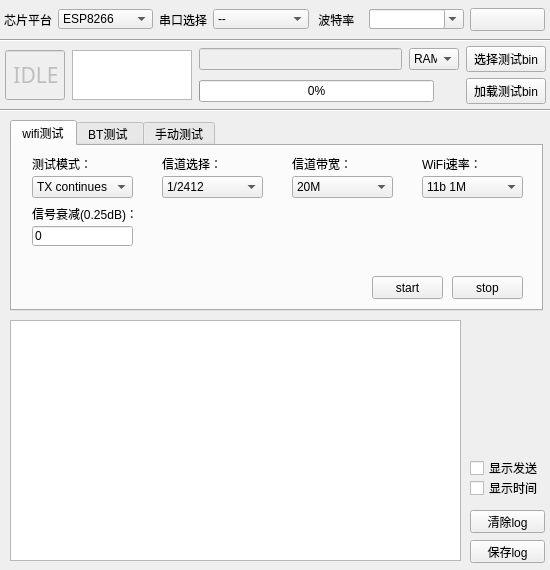
<?xml version="1.0" encoding="UTF-8"?>
<ui version="4.0">
 <class>EspRFtestTool</class>
 <widget class="QWidget" name="EspRFtestTool">
  <property name="geometry">
   <rect>
    <x>0</x>
    <y>0</y>
    <width>550</width>
    <height>570</height>
   </rect>
  </property>
  <property name="sizePolicy">
   <sizepolicy hsizetype="Preferred" vsizetype="Preferred">
    <horstretch>0</horstretch>
    <verstretch>0</verstretch>
   </sizepolicy>
  </property>
  <property name="minimumSize">
   <size>
    <width>550</width>
    <height>560</height>
   </size>
  </property>
  <property name="maximumSize">
   <size>
    <width>550</width>
    <height>570</height>
   </size>
  </property>
  <property name="windowTitle">
   <string>EspRFtestTool</string>
  </property>
  <property name="windowIcon">
   <iconset>
    <normaloff>image/esplogo.png</normaloff>image/esplogo.png</iconset>
  </property>
  <widget class="QTextBrowser" name="tbSerial">
   <property name="geometry">
    <rect>
     <x>10</x>
     <y>320</y>
     <width>451</width>
     <height>241</height>
    </rect>
   </property>
   <property name="sizePolicy">
    <sizepolicy hsizetype="Expanding" vsizetype="Expanding">
     <horstretch>0</horstretch>
     <verstretch>200</verstretch>
    </sizepolicy>
   </property>
  </widget>
  <widget class="Line" name="line">
   <property name="geometry">
    <rect>
     <x>-3</x>
     <y>30</y>
     <width>611</width>
     <height>20</height>
    </rect>
   </property>
   <property name="orientation">
    <enum>Qt::Horizontal</enum>
   </property>
  </widget>
  <widget class="Line" name="line_2">
   <property name="geometry">
    <rect>
     <x>0</x>
     <y>100</y>
     <width>911</width>
     <height>20</height>
    </rect>
   </property>
   <property name="orientation">
    <enum>Qt::Horizontal</enum>
   </property>
  </widget>
  <widget class="QWidget" name="verticalLayoutWidget">
   <property name="geometry">
    <rect>
     <x>0</x>
     <y>40</y>
     <width>551</width>
     <height>71</height>
    </rect>
   </property>
   <layout class="QVBoxLayout" name="verticalLayout_11">
    <property name="spacing">
     <number>0</number>
    </property>
    <property name="leftMargin">
     <number>5</number>
    </property>
    <property name="rightMargin">
     <number>5</number>
    </property>
    <item>
     <layout class="QGridLayout" name="gridLayout_4">
      <property name="leftMargin">
       <number>0</number>
      </property>
      <property name="verticalSpacing">
       <number>6</number>
      </property>
      <item row="0" column="11">
       <widget class="QPushButton" name="pbOpenFile">
        <property name="sizePolicy">
         <sizepolicy hsizetype="Fixed" vsizetype="Fixed">
          <horstretch>0</horstretch>
          <verstretch>0</verstretch>
         </sizepolicy>
        </property>
        <property name="text">
         <string>选择测试bin</string>
        </property>
       </widget>
      </item>
      <item row="0" column="1" rowspan="2">
       <widget class="QLineEdit" name="leStatus">
        <property name="enabled">
         <bool>false</bool>
        </property>
        <property name="sizePolicy">
         <sizepolicy hsizetype="Fixed" vsizetype="Fixed">
          <horstretch>0</horstretch>
          <verstretch>0</verstretch>
         </sizepolicy>
        </property>
        <property name="minimumSize">
         <size>
          <width>60</width>
          <height>50</height>
         </size>
        </property>
        <property name="maximumSize">
         <size>
          <width>60</width>
          <height>50</height>
         </size>
        </property>
        <property name="font">
         <font>
          <family>Bauhaus 93</family>
          <pointsize>16</pointsize>
         </font>
        </property>
        <property name="layoutDirection">
         <enum>Qt::LeftToRight</enum>
        </property>
        <property name="autoFillBackground">
         <bool>true</bool>
        </property>
        <property name="text">
         <string notr="true"> IDLE</string>
        </property>
       </widget>
      </item>
      <item row="1" column="11">
       <widget class="QPushButton" name="pbLoadBin">
        <property name="sizePolicy">
         <sizepolicy hsizetype="Fixed" vsizetype="Fixed">
          <horstretch>0</horstretch>
          <verstretch>0</verstretch>
         </sizepolicy>
        </property>
        <property name="text">
         <string>加载测试bin</string>
        </property>
       </widget>
      </item>
      <item row="0" column="2">
       <widget class="QLabel" name="label_10">
        <property name="text">
         <string/>
        </property>
       </widget>
      </item>
      <item row="1" column="10">
       <widget class="QLabel" name="label_23">
        <property name="text">
         <string/>
        </property>
       </widget>
      </item>
      <item row="0" column="6">
       <widget class="QLineEdit" name="leFilePath">
        <property name="enabled">
         <bool>false</bool>
        </property>
       </widget>
      </item>
      <item row="0" column="4" rowspan="2">
       <widget class="QTextEdit" name="teChipInfo">
        <property name="maximumSize">
         <size>
          <width>120</width>
          <height>50</height>
         </size>
        </property>
       </widget>
      </item>
      <item row="0" column="5">
       <widget class="QLabel" name="label_20">
        <property name="text">
         <string/>
        </property>
       </widget>
      </item>
      <item row="0" column="8" colspan="2">
       <widget class="QComboBox" name="cbLoadType">
        <property name="minimumSize">
         <size>
          <width>20</width>
          <height>0</height>
         </size>
        </property>
        <property name="maximumSize">
         <size>
          <width>50</width>
          <height>16777215</height>
         </size>
        </property>
        <item>
         <property name="text">
          <string>RAM</string>
         </property>
        </item>
        <item>
         <property name="text">
          <string>Flash</string>
         </property>
        </item>
       </widget>
      </item>
      <item row="1" column="9">
       <widget class="QLabel" name="label_24">
        <property name="text">
         <string/>
        </property>
       </widget>
      </item>
      <item row="1" column="6" colspan="3">
       <widget class="QProgressBar" name="prbLoad">
        <property name="value">
         <number>0</number>
        </property>
       </widget>
      </item>
      <item row="0" column="7">
       <widget class="QLabel" name="label_25">
        <property name="text">
         <string/>
        </property>
       </widget>
      </item>
     </layout>
    </item>
   </layout>
  </widget>
  <widget class="QTabWidget" name="twTestPanel">
   <property name="enabled">
    <bool>true</bool>
   </property>
   <property name="geometry">
    <rect>
     <x>10</x>
     <y>120</y>
     <width>533</width>
     <height>191</height>
    </rect>
   </property>
   <property name="currentIndex">
    <number>0</number>
   </property>
   <widget class="QWidget" name="tabWF">
    <attribute name="title">
     <string>wifi测试</string>
    </attribute>
    <widget class="QComboBox" name="cbWFTestMode">
     <property name="geometry">
      <rect>
       <x>20</x>
       <y>30</y>
       <width>101</width>
       <height>22</height>
      </rect>
     </property>
     <item>
      <property name="text">
       <string>TX continues</string>
      </property>
     </item>
     <item>
      <property name="text">
       <string>TX packet</string>
      </property>
     </item>
     <item>
      <property name="text">
       <string>RX packet</string>
      </property>
     </item>
     <item>
      <property name="text">
       <string>TX tone</string>
      </property>
     </item>
    </widget>
    <widget class="QLabel" name="label_4">
     <property name="geometry">
      <rect>
       <x>20</x>
       <y>10</y>
       <width>101</width>
       <height>16</height>
      </rect>
     </property>
     <property name="text">
      <string>测试模式：</string>
     </property>
    </widget>
    <widget class="QLabel" name="label_5">
     <property name="geometry">
      <rect>
       <x>20</x>
       <y>60</y>
       <width>101</width>
       <height>16</height>
      </rect>
     </property>
     <property name="text">
      <string>信号衰减(0.25dB)：</string>
     </property>
    </widget>
    <widget class="QLineEdit" name="leWFAtten">
     <property name="geometry">
      <rect>
       <x>20</x>
       <y>80</y>
       <width>101</width>
       <height>20</height>
      </rect>
     </property>
     <property name="text">
      <string>0</string>
     </property>
    </widget>
    <widget class="QComboBox" name="cbWFDataRate">
     <property name="geometry">
      <rect>
       <x>410</x>
       <y>30</y>
       <width>101</width>
       <height>22</height>
      </rect>
     </property>
     <item>
      <property name="text">
       <string>11b 1M</string>
      </property>
     </item>
     <item>
      <property name="text">
       <string>11b 2M</string>
      </property>
     </item>
     <item>
      <property name="text">
       <string>11b 5.5M</string>
      </property>
     </item>
     <item>
      <property name="text">
       <string>11b 11M</string>
      </property>
     </item>
     <item>
      <property name="text">
       <string>11g 6M</string>
      </property>
     </item>
     <item>
      <property name="text">
       <string>11g 9M</string>
      </property>
     </item>
     <item>
      <property name="text">
       <string>11g 12M</string>
      </property>
     </item>
     <item>
      <property name="text">
       <string>11g 18M</string>
      </property>
     </item>
     <item>
      <property name="text">
       <string>11g 24M</string>
      </property>
     </item>
     <item>
      <property name="text">
       <string>11g 36M</string>
      </property>
     </item>
     <item>
      <property name="text">
       <string>11g 48M</string>
      </property>
     </item>
     <item>
      <property name="text">
       <string>11g 54M</string>
      </property>
     </item>
     <item>
      <property name="text">
       <string>11n MCS0</string>
      </property>
     </item>
     <item>
      <property name="text">
       <string>11n MCS1</string>
      </property>
     </item>
     <item>
      <property name="text">
       <string>11n MCS2</string>
      </property>
     </item>
     <item>
      <property name="text">
       <string>11n MCS3</string>
      </property>
     </item>
     <item>
      <property name="text">
       <string>11n MCS4</string>
      </property>
     </item>
     <item>
      <property name="text">
       <string>11n MCS5</string>
      </property>
     </item>
     <item>
      <property name="text">
       <string>11n MCS6</string>
      </property>
     </item>
     <item>
      <property name="text">
       <string>11n MCS7</string>
      </property>
     </item>
    </widget>
    <widget class="QLabel" name="label_6">
     <property name="geometry">
      <rect>
       <x>410</x>
       <y>10</y>
       <width>101</width>
       <height>16</height>
      </rect>
     </property>
     <property name="text">
      <string>WiFi速率：</string>
     </property>
    </widget>
    <widget class="QComboBox" name="cbWFChannel">
     <property name="geometry">
      <rect>
       <x>150</x>
       <y>30</y>
       <width>101</width>
       <height>22</height>
      </rect>
     </property>
     <item>
      <property name="text">
       <string>1/2412</string>
      </property>
     </item>
     <item>
      <property name="text">
       <string>2/2417</string>
      </property>
     </item>
     <item>
      <property name="text">
       <string>3/2422</string>
      </property>
     </item>
     <item>
      <property name="text">
       <string>4/2427</string>
      </property>
     </item>
     <item>
      <property name="text">
       <string>5/2432</string>
      </property>
     </item>
     <item>
      <property name="text">
       <string>6/2437</string>
      </property>
     </item>
     <item>
      <property name="text">
       <string>7/2442</string>
      </property>
     </item>
     <item>
      <property name="text">
       <string>8/2447</string>
      </property>
     </item>
     <item>
      <property name="text">
       <string>9/2452</string>
      </property>
     </item>
     <item>
      <property name="text">
       <string>10/2457</string>
      </property>
     </item>
     <item>
      <property name="text">
       <string>11/2462</string>
      </property>
     </item>
     <item>
      <property name="text">
       <string>12/2467</string>
      </property>
     </item>
     <item>
      <property name="text">
       <string>13/2472</string>
      </property>
     </item>
     <item>
      <property name="text">
       <string>14/2484</string>
      </property>
     </item>
    </widget>
    <widget class="QLabel" name="label_7">
     <property name="geometry">
      <rect>
       <x>150</x>
       <y>10</y>
       <width>101</width>
       <height>16</height>
      </rect>
     </property>
     <property name="text">
      <string>信道选择：</string>
     </property>
    </widget>
    <widget class="QLabel" name="label_8">
     <property name="geometry">
      <rect>
       <x>280</x>
       <y>10</y>
       <width>101</width>
       <height>16</height>
      </rect>
     </property>
     <property name="text">
      <string>信道带宽：</string>
     </property>
    </widget>
    <widget class="QComboBox" name="cbWFBandWidth">
     <property name="geometry">
      <rect>
       <x>280</x>
       <y>30</y>
       <width>101</width>
       <height>22</height>
      </rect>
     </property>
     <item>
      <property name="text">
       <string>20M</string>
      </property>
     </item>
     <item>
      <property name="text">
       <string>40M</string>
      </property>
     </item>
    </widget>
    <widget class="QPushButton" name="pbWFStop">
     <property name="geometry">
      <rect>
       <x>440</x>
       <y>130</y>
       <width>71</width>
       <height>23</height>
      </rect>
     </property>
     <property name="text">
      <string>stop</string>
     </property>
    </widget>
    <widget class="QPushButton" name="pbWFSend">
     <property name="geometry">
      <rect>
       <x>360</x>
       <y>130</y>
       <width>71</width>
       <height>23</height>
      </rect>
     </property>
     <property name="text">
      <string>start</string>
     </property>
    </widget>
   </widget>
   <widget class="QWidget" name="tabBT">
    <attribute name="title">
     <string>BT测试 </string>
    </attribute>
    <widget class="QComboBox" name="cbBTTestMode">
     <property name="geometry">
      <rect>
       <x>20</x>
       <y>30</y>
       <width>101</width>
       <height>22</height>
      </rect>
     </property>
     <item>
      <property name="text">
       <string>classBT TX</string>
      </property>
     </item>
     <item>
      <property name="text">
       <string>classBT RX/BR</string>
      </property>
     </item>
     <item>
      <property name="text">
       <string>classBT RX/EDR</string>
      </property>
     </item>
     <item>
      <property name="text">
       <string>BLE TX</string>
      </property>
     </item>
     <item>
      <property name="text">
       <string>BLE TX Syncw</string>
      </property>
     </item>
     <item>
      <property name="text">
       <string>BLE RX</string>
      </property>
     </item>
     <item>
      <property name="text">
       <string>BT TX tone</string>
      </property>
     </item>
    </widget>
    <widget class="QPushButton" name="pbBTStop">
     <property name="geometry">
      <rect>
       <x>440</x>
       <y>130</y>
       <width>71</width>
       <height>23</height>
      </rect>
     </property>
     <property name="text">
      <string>stop</string>
     </property>
    </widget>
    <widget class="QComboBox" name="cbBTChannel">
     <property name="geometry">
      <rect>
       <x>280</x>
       <y>30</y>
       <width>101</width>
       <height>22</height>
      </rect>
     </property>
    </widget>
    <widget class="QLabel" name="label_9">
     <property name="geometry">
      <rect>
       <x>280</x>
       <y>10</y>
       <width>101</width>
       <height>16</height>
      </rect>
     </property>
     <property name="text">
      <string>信道选择：</string>
     </property>
    </widget>
    <widget class="QLabel" name="lbBTPowerLevel">
     <property name="geometry">
      <rect>
       <x>150</x>
       <y>10</y>
       <width>101</width>
       <height>16</height>
      </rect>
     </property>
     <property name="text">
      <string>功耗等级(dB)：</string>
     </property>
    </widget>
    <widget class="QLabel" name="label_11">
     <property name="geometry">
      <rect>
       <x>20</x>
       <y>10</y>
       <width>101</width>
       <height>16</height>
      </rect>
     </property>
     <property name="text">
      <string>蓝牙测试模式：</string>
     </property>
    </widget>
    <widget class="QLabel" name="label_12">
     <property name="geometry">
      <rect>
       <x>20</x>
       <y>110</y>
       <width>101</width>
       <height>16</height>
      </rect>
     </property>
     <property name="text">
      <string>是否跳频：</string>
     </property>
    </widget>
    <widget class="QComboBox" name="cbBTChanJmp">
     <property name="geometry">
      <rect>
       <x>20</x>
       <y>130</y>
       <width>101</width>
       <height>22</height>
      </rect>
     </property>
     <item>
      <property name="text">
       <string>No</string>
      </property>
     </item>
     <item>
      <property name="text">
       <string>Yes</string>
      </property>
     </item>
    </widget>
    <widget class="QComboBox" name="cbBTDataRate">
     <property name="geometry">
      <rect>
       <x>150</x>
       <y>80</y>
       <width>101</width>
       <height>22</height>
      </rect>
     </property>
     <item>
      <property name="text">
       <string>1M</string>
      </property>
     </item>
     <item>
      <property name="text">
       <string>2M</string>
      </property>
     </item>
     <item>
      <property name="text">
       <string>3M</string>
      </property>
     </item>
    </widget>
    <widget class="QLabel" name="label_13">
     <property name="geometry">
      <rect>
       <x>150</x>
       <y>60</y>
       <width>101</width>
       <height>16</height>
      </rect>
     </property>
     <property name="text">
      <string>调制方式：</string>
     </property>
    </widget>
    <widget class="QComboBox" name="cbBTPowerLevel">
     <property name="geometry">
      <rect>
       <x>150</x>
       <y>30</y>
       <width>101</width>
       <height>22</height>
      </rect>
     </property>
     <item>
      <property name="text">
       <string>0</string>
      </property>
     </item>
     <item>
      <property name="text">
       <string>1</string>
      </property>
     </item>
     <item>
      <property name="text">
       <string>2</string>
      </property>
     </item>
     <item>
      <property name="text">
       <string>3</string>
      </property>
     </item>
     <item>
      <property name="text">
       <string>4</string>
      </property>
     </item>
     <item>
      <property name="text">
       <string>5</string>
      </property>
     </item>
     <item>
      <property name="text">
       <string>6</string>
      </property>
     </item>
     <item>
      <property name="text">
       <string>7</string>
      </property>
     </item>
     <item>
      <property name="text">
       <string>8</string>
      </property>
     </item>
    </widget>
    <widget class="QComboBox" name="cbBTDataType">
     <property name="geometry">
      <rect>
       <x>20</x>
       <y>80</y>
       <width>101</width>
       <height>22</height>
      </rect>
     </property>
     <item>
      <property name="text">
       <string>1010</string>
      </property>
     </item>
     <item>
      <property name="text">
       <string>00001111</string>
      </property>
     </item>
     <item>
      <property name="text">
       <string>prbs9</string>
      </property>
     </item>
    </widget>
    <widget class="QLabel" name="label_14">
     <property name="geometry">
      <rect>
       <x>20</x>
       <y>60</y>
       <width>101</width>
       <height>16</height>
      </rect>
     </property>
     <property name="text">
      <string>Data类型：</string>
     </property>
    </widget>
    <widget class="QLabel" name="label_15">
     <property name="geometry">
      <rect>
       <x>280</x>
       <y>60</y>
       <width>101</width>
       <height>16</height>
      </rect>
     </property>
     <property name="text">
      <string>DH类型：</string>
     </property>
    </widget>
    <widget class="QComboBox" name="cbBTDHType">
     <property name="geometry">
      <rect>
       <x>280</x>
       <y>80</y>
       <width>101</width>
       <height>22</height>
      </rect>
     </property>
     <item>
      <property name="text">
       <string>DH1</string>
      </property>
     </item>
     <item>
      <property name="text">
       <string>DH3</string>
      </property>
     </item>
     <item>
      <property name="text">
       <string>DH5</string>
      </property>
     </item>
    </widget>
    <widget class="QLabel" name="label_16">
     <property name="geometry">
      <rect>
       <x>410</x>
       <y>10</y>
       <width>101</width>
       <height>16</height>
      </rect>
     </property>
     <property name="text">
      <string>负载长度(0~255)：</string>
     </property>
    </widget>
    <widget class="QLineEdit" name="leBTPayload">
     <property name="geometry">
      <rect>
       <x>410</x>
       <y>30</y>
       <width>101</width>
       <height>20</height>
      </rect>
     </property>
     <property name="text">
      <string>0</string>
     </property>
    </widget>
    <widget class="QLabel" name="label_17">
     <property name="geometry">
      <rect>
       <x>410</x>
       <y>60</y>
       <width>101</width>
       <height>16</height>
      </rect>
     </property>
     <property name="text">
      <string>包的身份识别：</string>
     </property>
    </widget>
    <widget class="QComboBox" name="cbBTSyncw">
     <property name="geometry">
      <rect>
       <x>410</x>
       <y>80</y>
       <width>101</width>
       <height>22</height>
      </rect>
     </property>
     <item>
      <property name="text">
       <string>0x71764129</string>
      </property>
     </item>
     <item>
      <property name="text">
       <string>custom</string>
      </property>
     </item>
    </widget>
    <widget class="QLineEdit" name="leSyncw">
     <property name="geometry">
      <rect>
       <x>410</x>
       <y>80</y>
       <width>82</width>
       <height>22</height>
      </rect>
     </property>
    </widget>
    <widget class="QPushButton" name="pbBTSend">
     <property name="geometry">
      <rect>
       <x>360</x>
       <y>130</y>
       <width>71</width>
       <height>23</height>
      </rect>
     </property>
     <property name="text">
      <string>start</string>
     </property>
    </widget>
   </widget>
   <widget class="QWidget" name="tabManul">
    <attribute name="title">
     <string>手动测试</string>
    </attribute>
    <widget class="QGroupBox" name="gbSend">
     <property name="enabled">
      <bool>true</bool>
     </property>
     <property name="geometry">
      <rect>
       <x>0</x>
       <y>0</y>
       <width>531</width>
       <height>181</height>
      </rect>
     </property>
     <property name="title">
      <string notr="true"/>
     </property>
     <widget class="QRadioButton" name="rbSend1">
      <property name="geometry">
       <rect>
        <x>10</x>
        <y>10</y>
        <width>16</width>
        <height>16</height>
       </rect>
      </property>
      <property name="text">
       <string/>
      </property>
     </widget>
     <widget class="QRadioButton" name="rbSend2">
      <property name="geometry">
       <rect>
        <x>10</x>
        <y>40</y>
        <width>16</width>
        <height>16</height>
       </rect>
      </property>
      <property name="text">
       <string/>
      </property>
     </widget>
     <widget class="QRadioButton" name="rbSend3">
      <property name="geometry">
       <rect>
        <x>10</x>
        <y>70</y>
        <width>16</width>
        <height>16</height>
       </rect>
      </property>
      <property name="text">
       <string/>
      </property>
     </widget>
     <widget class="QRadioButton" name="rbSend4">
      <property name="geometry">
       <rect>
        <x>10</x>
        <y>100</y>
        <width>16</width>
        <height>16</height>
       </rect>
      </property>
      <property name="text">
       <string/>
      </property>
     </widget>
     <widget class="QRadioButton" name="rbSend5">
      <property name="geometry">
       <rect>
        <x>10</x>
        <y>130</y>
        <width>16</width>
        <height>16</height>
       </rect>
      </property>
      <property name="text">
       <string/>
      </property>
     </widget>
     <widget class="QRadioButton" name="rbSend6">
      <property name="geometry">
       <rect>
        <x>240</x>
        <y>10</y>
        <width>16</width>
        <height>16</height>
       </rect>
      </property>
      <property name="text">
       <string/>
      </property>
     </widget>
     <widget class="QRadioButton" name="rbSend7">
      <property name="geometry">
       <rect>
        <x>240</x>
        <y>40</y>
        <width>16</width>
        <height>16</height>
       </rect>
      </property>
      <property name="text">
       <string/>
      </property>
     </widget>
     <widget class="QRadioButton" name="rbSend8">
      <property name="geometry">
       <rect>
        <x>240</x>
        <y>70</y>
        <width>16</width>
        <height>16</height>
       </rect>
      </property>
      <property name="text">
       <string/>
      </property>
     </widget>
     <widget class="QLineEdit" name="leSend1">
      <property name="geometry">
       <rect>
        <x>30</x>
        <y>10</y>
        <width>191</width>
        <height>20</height>
       </rect>
      </property>
     </widget>
     <widget class="QLineEdit" name="leSend2">
      <property name="geometry">
       <rect>
        <x>30</x>
        <y>40</y>
        <width>191</width>
        <height>20</height>
       </rect>
      </property>
     </widget>
     <widget class="QLineEdit" name="leSend3">
      <property name="geometry">
       <rect>
        <x>30</x>
        <y>70</y>
        <width>191</width>
        <height>20</height>
       </rect>
      </property>
     </widget>
     <widget class="QLineEdit" name="leSend4">
      <property name="geometry">
       <rect>
        <x>30</x>
        <y>100</y>
        <width>191</width>
        <height>20</height>
       </rect>
      </property>
     </widget>
     <widget class="QLineEdit" name="leSend7">
      <property name="geometry">
       <rect>
        <x>260</x>
        <y>40</y>
        <width>191</width>
        <height>20</height>
       </rect>
      </property>
     </widget>
     <widget class="QLineEdit" name="leSend8">
      <property name="geometry">
       <rect>
        <x>260</x>
        <y>70</y>
        <width>191</width>
        <height>20</height>
       </rect>
      </property>
     </widget>
     <widget class="QLineEdit" name="leSend6">
      <property name="geometry">
       <rect>
        <x>260</x>
        <y>10</y>
        <width>191</width>
        <height>20</height>
       </rect>
      </property>
     </widget>
     <widget class="QLineEdit" name="leSend5">
      <property name="geometry">
       <rect>
        <x>30</x>
        <y>130</y>
        <width>191</width>
        <height>20</height>
       </rect>
      </property>
     </widget>
     <widget class="QRadioButton" name="rbSend9">
      <property name="geometry">
       <rect>
        <x>240</x>
        <y>100</y>
        <width>16</width>
        <height>16</height>
       </rect>
      </property>
      <property name="text">
       <string/>
      </property>
     </widget>
     <widget class="QLineEdit" name="leSend9">
      <property name="geometry">
       <rect>
        <x>260</x>
        <y>100</y>
        <width>191</width>
        <height>20</height>
       </rect>
      </property>
     </widget>
     <widget class="QLineEdit" name="leSend10">
      <property name="geometry">
       <rect>
        <x>260</x>
        <y>130</y>
        <width>191</width>
        <height>20</height>
       </rect>
      </property>
     </widget>
     <widget class="QRadioButton" name="rbSend10">
      <property name="geometry">
       <rect>
        <x>240</x>
        <y>130</y>
        <width>16</width>
        <height>16</height>
       </rect>
      </property>
      <property name="text">
       <string/>
      </property>
     </widget>
     <widget class="QPushButton" name="pbSend">
      <property name="geometry">
       <rect>
        <x>460</x>
        <y>130</y>
        <width>61</width>
        <height>23</height>
       </rect>
      </property>
      <property name="text">
       <string>send</string>
      </property>
     </widget>
    </widget>
   </widget>
  </widget>
  <widget class="QCheckBox" name="ckbTimeFlag">
   <property name="geometry">
    <rect>
     <x>470</x>
     <y>480</y>
     <width>71</width>
     <height>16</height>
    </rect>
   </property>
   <property name="text">
    <string>显示时间</string>
   </property>
  </widget>
  <widget class="QPushButton" name="pbLogSave">
   <property name="geometry">
    <rect>
     <x>470</x>
     <y>540</y>
     <width>75</width>
     <height>23</height>
    </rect>
   </property>
   <property name="text">
    <string>保存log</string>
   </property>
  </widget>
  <widget class="QPushButton" name="pbLogClear">
   <property name="geometry">
    <rect>
     <x>470</x>
     <y>510</y>
     <width>75</width>
     <height>23</height>
    </rect>
   </property>
   <property name="text">
    <string>清除log</string>
   </property>
  </widget>
  <widget class="QCheckBox" name="ckbShowSend">
   <property name="geometry">
    <rect>
     <x>470</x>
     <y>460</y>
     <width>71</width>
     <height>16</height>
    </rect>
   </property>
   <property name="text">
    <string>显示发送</string>
   </property>
  </widget>
  <widget class="QLabel" name="label_2">
   <property name="geometry">
    <rect>
     <x>4</x>
     <y>0</y>
     <width>48</width>
     <height>39</height>
    </rect>
   </property>
   <property name="sizePolicy">
    <sizepolicy hsizetype="Fixed" vsizetype="Preferred">
     <horstretch>0</horstretch>
     <verstretch>0</verstretch>
    </sizepolicy>
   </property>
   <property name="text">
    <string>芯片平台</string>
   </property>
  </widget>
  <widget class="QComboBox" name="cbChipType">
   <property name="geometry">
    <rect>
     <x>58</x>
     <y>9</y>
     <width>95</width>
     <height>20</height>
    </rect>
   </property>
   <item>
    <property name="text">
     <string>ESP8266</string>
    </property>
   </item>
   <item>
    <property name="text">
     <string>ESP32</string>
    </property>
   </item>
  </widget>
  <widget class="QLabel" name="label">
   <property name="geometry">
    <rect>
     <x>315</x>
     <y>0</y>
     <width>48</width>
     <height>39</height>
    </rect>
   </property>
   <property name="sizePolicy">
    <sizepolicy hsizetype="Fixed" vsizetype="Preferred">
     <horstretch>0</horstretch>
     <verstretch>0</verstretch>
    </sizepolicy>
   </property>
   <property name="text">
    <string> 波特率 </string>
   </property>
  </widget>
  <widget class="QComboBox" name="cbComIndex">
   <property name="geometry">
    <rect>
     <x>213</x>
     <y>9</y>
     <width>96</width>
     <height>20</height>
    </rect>
   </property>
   <item>
    <property name="text">
     <string>--</string>
    </property>
   </item>
  </widget>
  <widget class="QPushButton" name="pbOpenSerial">
   <property name="enabled">
    <bool>true</bool>
   </property>
   <property name="geometry">
    <rect>
     <x>470</x>
     <y>8</y>
     <width>75</width>
     <height>23</height>
    </rect>
   </property>
   <property name="sizePolicy">
    <sizepolicy hsizetype="Fixed" vsizetype="Fixed">
     <horstretch>0</horstretch>
     <verstretch>0</verstretch>
    </sizepolicy>
   </property>
   <property name="minimumSize">
    <size>
     <width>75</width>
     <height>23</height>
    </size>
   </property>
   <property name="maximumSize">
    <size>
     <width>75</width>
     <height>23</height>
    </size>
   </property>
   <property name="font">
    <font>
     <family>Agency FB</family>
     <pointsize>10</pointsize>
     <weight>50</weight>
     <bold>false</bold>
    </font>
   </property>
   <property name="autoFillBackground">
    <bool>false</bool>
   </property>
   <property name="text">
    <string/>
   </property>
   <property name="icon">
    <iconset>
     <normaloff>image/button_close.png</normaloff>image/button_close.png</iconset>
   </property>
   <property name="iconSize">
    <size>
     <width>75</width>
     <height>25</height>
    </size>
   </property>
  </widget>
  <widget class="QLabel" name="label_3">
   <property name="geometry">
    <rect>
     <x>159</x>
     <y>0</y>
     <width>48</width>
     <height>39</height>
    </rect>
   </property>
   <property name="sizePolicy">
    <sizepolicy hsizetype="Fixed" vsizetype="Preferred">
     <horstretch>0</horstretch>
     <verstretch>0</verstretch>
    </sizepolicy>
   </property>
   <property name="text">
    <string>串口选择</string>
   </property>
  </widget>
  <widget class="QComboBox" name="cbComBaud">
   <property name="geometry">
    <rect>
     <x>369</x>
     <y>9</y>
     <width>95</width>
     <height>20</height>
    </rect>
   </property>
   <item>
    <property name="text">
     <string>9600</string>
    </property>
   </item>
   <item>
    <property name="text">
     <string>74880</string>
    </property>
   </item>
   <item>
    <property name="text">
     <string>115200</string>
    </property>
   </item>
   <item>
    <property name="text">
     <string>921600</string>
    </property>
   </item>
   <item>
    <property name="text">
     <string>custom</string>
    </property>
   </item>
  </widget>
  <widget class="QLineEdit" name="leCOM">
   <property name="geometry">
    <rect>
     <x>369</x>
     <y>9</y>
     <width>76</width>
     <height>20</height>
    </rect>
   </property>
  </widget>
  <zorder>tbSerial</zorder>
  <zorder>line</zorder>
  <zorder>verticalLayoutWidget</zorder>
  <zorder>twTestPanel</zorder>
  <zorder>ckbTimeFlag</zorder>
  <zorder>pbLogSave</zorder>
  <zorder>pbLogClear</zorder>
  <zorder>line_2</zorder>
  <zorder>ckbShowSend</zorder>
  <zorder>pbOpenSerial</zorder>
  <zorder>label_2</zorder>
  <zorder>cbChipType</zorder>
  <zorder>label</zorder>
  <zorder>cbComIndex</zorder>
  <zorder>pbOpenSerial</zorder>
  <zorder>label_3</zorder>
  <zorder>cbComBaud</zorder>
  <zorder>leCOM</zorder>
 </widget>
 <resources/>
 <connections/>
</ui>
